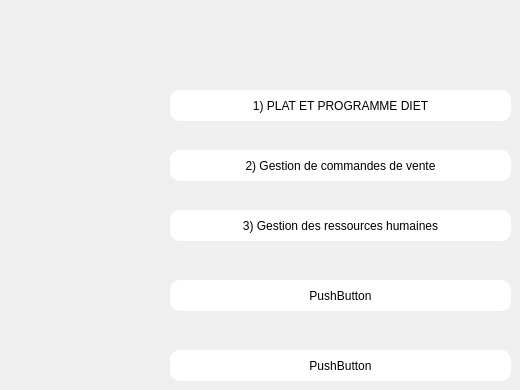
    <widget class="QWidget" name="page_2">
     <widget class="QPushButton" name="pushButton2">
      <property name="geometry">
       <rect>
        <x>170</x>
        <y>90</y>
        <width>341</width>
        <height>31</height>
       </rect>
      </property>
      <property name="styleSheet">
       <string notr="true">


QPushButton{
background:#ffffff;
border-style:outset;
border-radius:10px;
}
QPushButton:pressed{
background-color:rgb(224,0,0);
border-style:inset;
}
QPushButton:hover {
    
background-color: rgb(85, 85, 255);
    }
</string>
      </property>
      <property name="text">
       <string>1) PLAT ET PROGRAMME DIET</string>
      </property>
     </widget>
     <widget class="QPushButton" name="zaneib">
      <property name="geometry">
       <rect>
        <x>170</x>
        <y>150</y>
        <width>341</width>
        <height>31</height>
       </rect>
      </property>
      <property name="styleSheet">
       <string notr="true">


QPushButton{
background:#ffffff;
border-style:outset;
border-radius:10px;
}
QPushButton:pressed{
background-color:rgb(224,0,0);
border-style:inset;
}
QPushButton:hover {
    
background-color: rgb(85, 85, 255);
    }
</string>
      </property>
      <property name="text">
       <string>2) Gestion de commandes de vente</string>
      </property>
     </widget>
     <widget class="QPushButton" name="pushButton_9">
      <property name="geometry">
       <rect>
        <x>170</x>
        <y>210</y>
        <width>341</width>
        <height>31</height>
       </rect>
      </property>
      <property name="styleSheet">
       <string notr="true">


QPushButton{
background:#ffffff;
border-style:outset;
border-radius:10px;
}
QPushButton:pressed{
background-color:rgb(224,0,0);
border-style:inset;
}
QPushButton:hover {
    
background-color: rgb(85, 85, 255);
    }
</string>
      </property>
      <property name="text">
       <string>3) Gestion des ressources humaines</string>
      </property>
     </widget>
     <widget class="QPushButton" name="pushButton_10">
      <property name="geometry">
       <rect>
        <x>170</x>
        <y>280</y>
        <width>341</width>
        <height>31</height>
       </rect>
      </property>
      <property name="styleSheet">
       <string notr="true">


QPushButton{
background:#ffffff;
border-style:outset;
border-radius:10px;
}
QPushButton:pressed{
background-color:rgb(224,0,0);
border-style:inset;
}
QPushButton:hover {
    
background-color: rgb(85, 85, 255);
    }
</string>
      </property>
      <property name="text">
       <string>PushButton</string>
      </property>
     </widget>
     <widget class="QPushButton" name="pushButton_11">
      <property name="geometry">
       <rect>
        <x>170</x>
        <y>350</y>
        <width>341</width>
        <height>31</height>
       </rect>
      </property>
      <property name="styleSheet">
       <string notr="true">


QPushButton{
background:#ffffff;
border-style:outset;
border-radius:10px;
}
QPushButton:pressed{
background-color:rgb(224,0,0);
border-style:inset;
}
QPushButton:hover {
    
background-color: rgb(85, 85, 255);
    }
</string>
      </property>
      <property name="text">
       <string>PushButton</string>
      </property>
     </widget>
    </widget>
